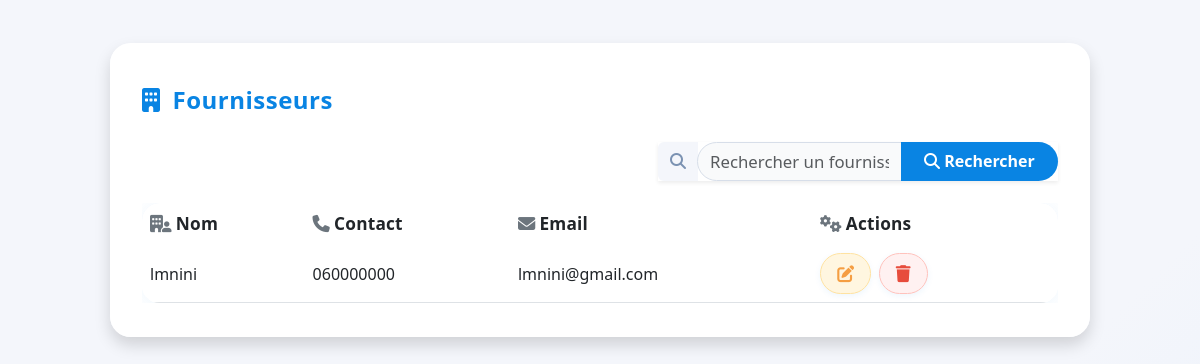
/fournisseurs/ (signed in), run on an earlier commit of the app's database.
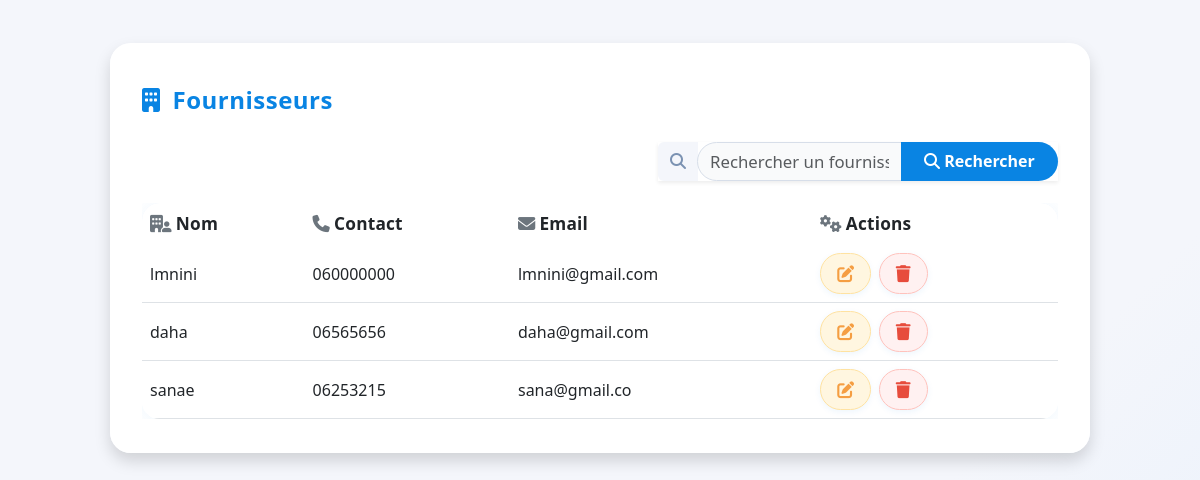
And on a later commit of the database.
### inventory/models.py (models this page shows, shortened)
class Fournisseur(models.Model):
    user = models.OneToOneField(
        CustomUser, on_delete=models.CASCADE,
        limit_choices_to={'role': 'fournisseur'},
        related_name='fournisseur_profile',
        null=True, blank=True  # ← autorise les fournisseurs sans user
    )
    nom     = models.CharField(max_length=100)
    contact = models.CharField(max_length=20)
    email   = models.EmailField(unique=False)
    adresse = models.CharField(max_length=255, blank=True, null=True)

### inventory/views.py (the view)
# urls.py: path('fournisseurs/', fournisseur_list, name='fournisseur_list'),
@login_required
@user_passes_test(is_gestionnaire)
def fournisseur_list(request):
    fournisseurs = Fournisseur.objects.all()
    return render(request, 'fournisseur_list.html', {'fournisseurs': fournisseurs})

### inventory/views.py (called while the page is built)
def is_gestionnaire(user):
    return user.role in ['gestionnaire', 'admin']

### templates/fournisseur_list.html (shortened to what this page needs)
{% load static %}
<!DOCTYPE html>
<html lang="fr">
<head>
  <link href="https://cdn.jsdelivr.net/npm/bootstrap@5.3.0/dist/css/bootstrap.min.css" rel="stylesheet">
  <link rel="stylesheet" href="https://cdnjs.cloudflare.com/ajax/libs/font-awesome/6.4.0/css/all.min.css">
</head>
<body>
<div class="fournisseur-wrapper shadow">
  <div class="page-title mb-4">
    <i class="fas fa-building"></i> Fournisseurs
  </div>
  <form method="get" class="search-bar">
    <div class="input-group shadow-sm">
      <span class="input-group-text"><i class="fas fa-search"></i></span>
      <input type="text" name="q" value="{{ request.GET.q }}" placeholder="Rechercher un fournisseur…" class="form-control">
      <button class="btn" type="submit"><i class="fas fa-search"></i> Rechercher</button>
    </div>
  </form>
  <div class="table-responsive">
    <table class="table align-middle">
      <thead>
        <tr>
          <th><i class="fas fa-building-user text-secondary me-1"></i>Nom</th>
          <th><i class="fas fa-phone text-secondary me-1"></i>Contact</th>
          <th><i class="fas fa-envelope text-secondary me-1"></i>Email</th>
          <th><i class="fas fa-cogs text-secondary me-1"></i>Actions</th>
        </tr>
      </thead>
      <tbody>
        {% for f in fournisseurs %}
        <tr>
          <td>{{ f.nom }}</td>
          <td>{{ f.contact }}</td>
          <td>{{ f.email }}</td>
          <td class="action-btns">
            <a href="{% url 'edit_fournisseur' f.pk %}" class="btn btn-sm btn-warning" title="Modifier">
              <i class="fas fa-edit"></i>
            </a>
            <a href="{% url 'delete_fournisseur' f.pk %}" class="btn btn-sm btn-danger" title="Supprimer">
              <i class="fas fa-trash"></i>
            </a>
          </td>
        </tr>
        {% endfor %}
      </tbody>
    </table>
  </div>
</div>
</body>
</html>

What changed in the data, as far as the page shows it:
added Fournisseur: nom "daha", contact "06565656", email "daha@gmail.com"
added Fournisseur: nom "sanae", contact "06253215", email "sana@gmail.co"
